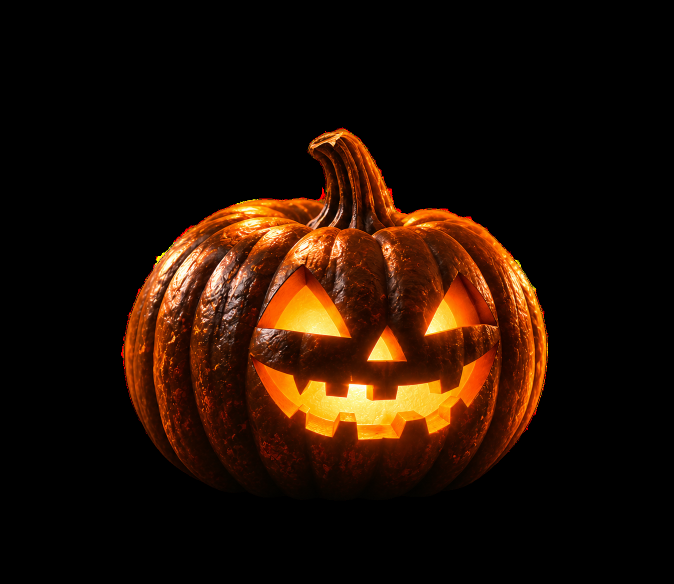
#> input picture home_screen_design/4.png, 1347 x 1168 px (shown at 1/2 size); the run also reads 1 picture not shown here
$ python build_3d_assets.py
#> lines starting #> are read from the running program, lines starting #| are printed output that depends on the picture
"""
Builds textures for the WebGL hero (src/sections/Hero/three) from the approved, transparent
artwork in home_screen_design/:

  4.png   pumpkin                                   -> pumpkin.webp
  3.png   main ghost with hat, lantern, star, moon  -> ghost.webp
  1.png   small ghost (used twice, one mirrored)    -> ghost-small.webp
  2.png   branches + leaf pile with a candle        -> foliage.webp, candle.webp, leaf-*.webp

For every character it also writes
  *-depth.png   inflation height map (distance from the silhouette edge) — gives the flat
                artwork real volume when the camera moves
  *-glow.png    emissive mask (carved face, lantern, moon, flame) — only these bloom
and manifest.json with sizes and the anchor points (UVs) the scene needs.

No pixels are redrawn. Run:  python tools/build_3d_assets.py
"""
import json
from pathlib import Path

import cv2
import numpy as np

ROOT = Path(__file__).resolve().parent.parent
SRC = ROOT / "home_screen_design"
OUT = ROOT / "src" / "assets" / "hero3d"

# ---- source geometry (pixels in the original PNGs) -----------------------------------------

PUMPKIN = {
    "file": "4.png",
    "glow_boxes": [(470, 530, 1010, 890)],
    "flame": (722, 815),           # the candle inside, seen through the mouth
    "body_x": (252, 1092),
}

GHOST = {
    "file": "3.png",
    "glow_boxes": [
        (250, 450, 465, 835),      # lantern
        (985, 225, 1125, 360),     # moon
        (290, 265, 410, 395),      # star
    ],
    "still": (240, 450, 475, 845),  # lantern: excluded from the fabric ripple
    "hem_x": (305, 1035),
    "hem_top_y": 800,
    "lantern": (360, 720),
}

SMALL_GHOST = {"file": "1.png"}

FOLIAGE = {"file": "2.png", "candle_box": (918, 556, 1048, 818)}
CANDLE = {
    "body": (924, 676, 1044, 816),
    "flame": (956, 556, 1020, 690),
    "flame_glow": (958, 556, 1018, 668),   # flame only — stops above the bright wax rim
}

LEAVES = {  # single leaves in 2.png
    "leaf-1": (515, 138, 618, 248),
    "leaf-2": (1092, 198, 1248, 358),
    "leaf-3": (22, 402, 178, 588),
    "leaf-4": (1282, 642, 1482, 828),
}


# ---- helpers ------------------------------------------------------------------------------

def load(name):
#> called with name = '4.png'
    im = cv2.imread(str(SRC / name), cv2.IMREAD_UNCHANGED)
#> im is the input picture: shape (1168, 1347, 4); mean B, G, R, A 3.9, 15.7, 34.5, 70.2
    return im[..., :3].astype(np.float32), im[..., 3].astype(np.float32) / 255


def save_rgba(path, bgr, alpha):
    rgba = np.dstack([np.clip(bgr, 0, 255).astype(np.uint8), np.clip(alpha * 255, 0, 255).astype(np.uint8)])
    cv2.imwrite(str(path), rgba, [cv2.IMWRITE_WEBP_QUALITY, 92])


def save_gray(path, m, size=None):
    m = np.clip(m * 255, 0, 255).astype(np.uint8)
    if size:
        m = cv2.resize(m, size, interpolation=cv2.INTER_AREA)
    cv2.imwrite(str(path), m)


def bbox(alpha, pad=6):
    ys, xs = np.nonzero(alpha > 0.02)
    h, w = alpha.shape
    return max(xs.min() - pad, 0), max(ys.min() - pad, 0), min(xs.max() + pad + 1, w), min(ys.max() + pad + 1, h)


def largest(m):
    n, labels, stats, _ = cv2.connectedComponentsWithStats(m)
    if n <= 1:
        return m
    return np.where(labels == 1 + np.argmax(stats[1:, cv2.CC_STAT_AREA]), 255, 0).astype(np.uint8)


def depth_map(alpha, power=0.55, smooth=0.035):
    d = cv2.distanceTransform((alpha > 0.5).astype(np.uint8), cv2.DIST_L2, 5)
    d = (d / max(d.max(), 1)) ** power
    return cv2.GaussianBlur(d, (0, 0), smooth * max(alpha.shape)) * (alpha > 0.02)


def glow_map(bgr, alpha, boxes, v0=0.78, s0=0.3):
#> called with v0 = 0.74, s0 = 0
    hsv = cv2.cvtColor(np.clip(bgr, 0, 255).astype(np.uint8), cv2.COLOR_BGR2HSV).astype(np.float32) / 255
    g = np.clip((hsv[..., 2] - v0) / 0.2, 0, 1) * np.clip((hsv[..., 1] - s0) / 0.25, 0, 1)
    region = np.zeros_like(g)
    for x0, y0, x1, y1 in boxes:
        region[y0:y1, x0:x1] = 1
    return cv2.GaussianBlur(g * cv2.GaussianBlur(region, (0, 0), 6) * alpha, (0, 0), 1.5)


def to_uv(pt, box):
    x0, y0, x1, y1 = box
    return [round(float(pt[0] - x0) / (x1 - x0), 4), round(1 - float(pt[1] - y0) / (y1 - y0), 4)]


def rect_uv(r, box):
    a, b = to_uv((r[0], r[3]), box), to_uv((r[2], r[1]), box)
    return [a[0], a[1], b[0], b[1]]  # minU, minV, maxU, maxV


def export(name, bgr, alpha, glow=None, depth=(0.55, 0.035), carve=0.0):
#> called with name = 'pumpkin', depth = (0.55, 0.035), carve = 0.25
    box = bbox(alpha)
#> box = (243, 254, 1100, 1008)
    x0, y0, x1, y1 = box
#> x0 = 243; y0 = 254; x1 = 1100; y1 = 1008
    c, a = bgr[y0:y1, x0:x1], alpha[y0:y1, x0:x1]
#> a: shape (754, 857) float32
    save_rgba(OUT / f"{name}.webp", c, a)
    w, h = x1 - x0, y1 - y0
#> w = 857; h = 754
    g = glow[y0:y1, x0:x1] if glow is not None else np.zeros_like(a)
#> g: shape (754, 857) float32
    d = depth_map(a, *depth)
    if carve:
        # carved openings are holes: push them back, with a soft wall around each cut
        hole = cv2.GaussianBlur(np.clip(g * 2.5, 0, 1), (0, 0), 0.008 * max(a.shape))
        d = np.clip(d - hole * carve, 0, 1)
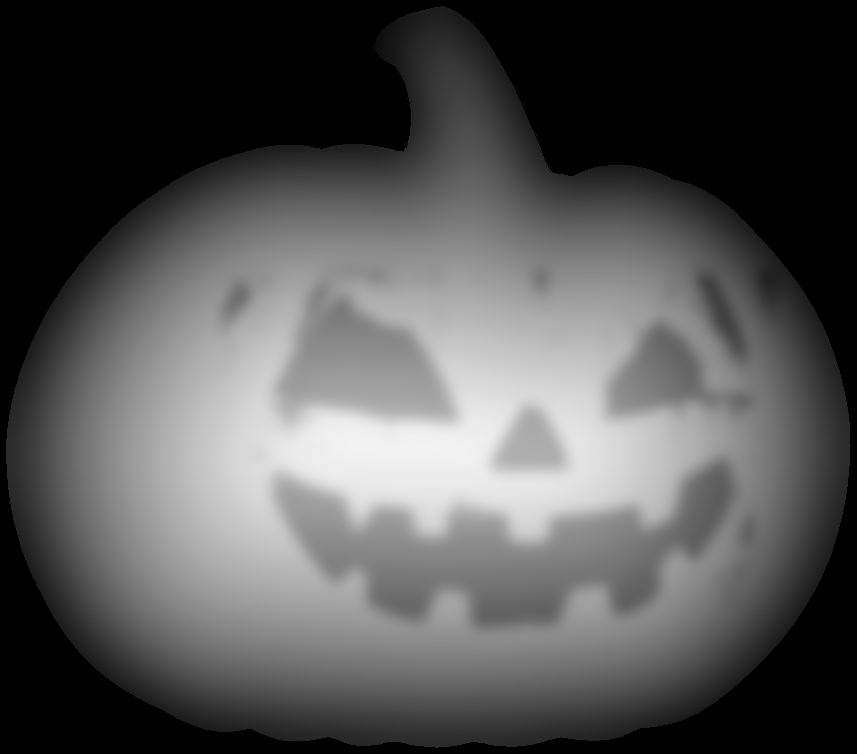
#> d: shape (754, 857) float32; min 0, max 0.95, mean 0.331
    save_gray(OUT / f"{name}-depth.png", d, (max(64, w // 3), max(64, h // 3)))
    save_gray(OUT / f"{name}-glow.png", g, (max(16, w // 2), max(16, h // 2)))
    print(f"{name}: {w}x{h}")
#| pumpkin: 857x754
    return box, [int(w), int(h)]


def smoke_texture(size=256, seed=7):
    """Soft noise puff used by the drifting floor smoke (drei <Clouds>)."""
    rng = np.random.default_rng(seed)
    noise = np.zeros((size, size), np.float32)
    for octave in range(5):
        n = 4 * 2 ** octave
        layer = cv2.resize(rng.random((n, n)).astype(np.float32), (size, size), interpolation=cv2.INTER_CUBIC)
        noise += layer / 2 ** octave
    noise = (noise - noise.min()) / (noise.max() - noise.min())
    yy, xx = np.mgrid[0:size, 0:size].astype(np.float32) / size - 0.5
    blob = np.clip(1 - np.sqrt(xx ** 2 + yy ** 2) / 0.5, 0, 1) ** 1.6
    a = np.clip(blob * (0.35 + 0.9 * noise) - 0.05, 0, 1)
    rgba = np.dstack([np.full((size, size, 3), 255, np.uint8), (a * 255).astype(np.uint8)])
    cv2.imwrite(str(OUT / "smoke.png"), rgba)


# ---- assets -------------------------------------------------------------------------------

def main():
    OUT.mkdir(parents=True, exist_ok=True)
    for old in OUT.glob("*"):
        old.unlink()
    m = {}

    bgr, a = load(PUMPKIN["file"])
    # low saturation floor: the near-white hotspot of the inner candle is light too
    box, size = export("pumpkin", bgr, a, glow_map(bgr, a, PUMPKIN["glow_boxes"], v0=0.74, s0=0.0), carve=0.25)
#> box = (243, 254, 1100, 1008); size = [857, 754]
    ys = np.nonzero(a.max(1) > 0.5)[0]
#> ys = 738 values from 262 to 999
    bx0, bx1 = PUMPKIN["body_x"]
    m["pumpkin"] = {
        "size": size,
        "bodyWidth": bx1 - bx0,
        "base": to_uv(((bx0 + bx1) / 2, ys.max()), box),
        "flame": to_uv(PUMPKIN["flame"], box),
    }
#> in to_uv, `x0, y0, x1, y1 = box`: x0 = 243; y0 = 254; x1 = 1100; y1 = 1008

    bgr, a = load(GHOST["file"])
#> call 2 of load, with name = '3.png'
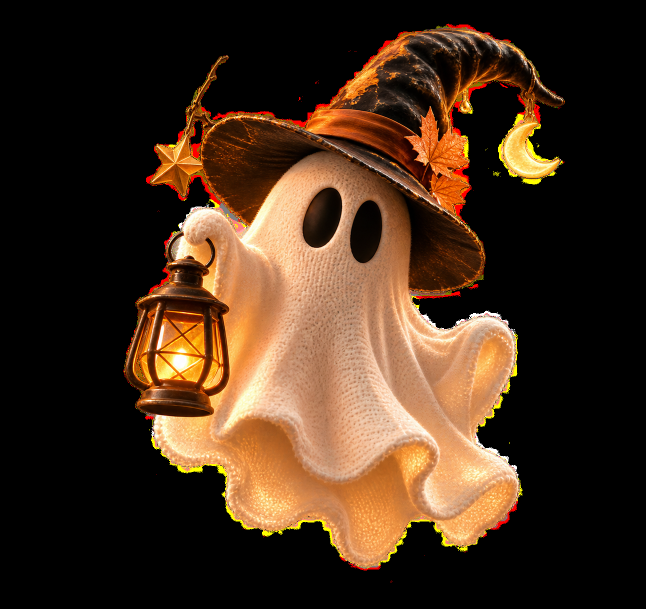
#> input picture home_screen_design/3.png, 1292 x 1217 px (shown at 1/2 size)
#> in load, im is the input picture: shape (1217, 1292, 4); mean B, G, R, A 27.6, 45.9, 68.5, 90.2
#> bgr: shape (1217, 1292, 3) float32
#> a: shape (1217, 1292) float32
    box, size = export("ghost", bgr, a, glow_map(bgr, a, GHOST["glow_boxes"], v0=0.7))
#> call 2 of export, with name = 'ghost', depth = (0.55, 0.035), carve = 0
#> in export (call 2), `box = bbox(alpha)`: box = (242, 50, 1134, 1139)
#> in export (call 2), `x0, y0, x1, y1 = box`: x0 = 242; y0 = 50; x1 = 1134; y1 = 1139
#> in export (call 2), `c, a = bgr[y0:y1, x0:x1], alpha[y0:y1, x0:x1]`:
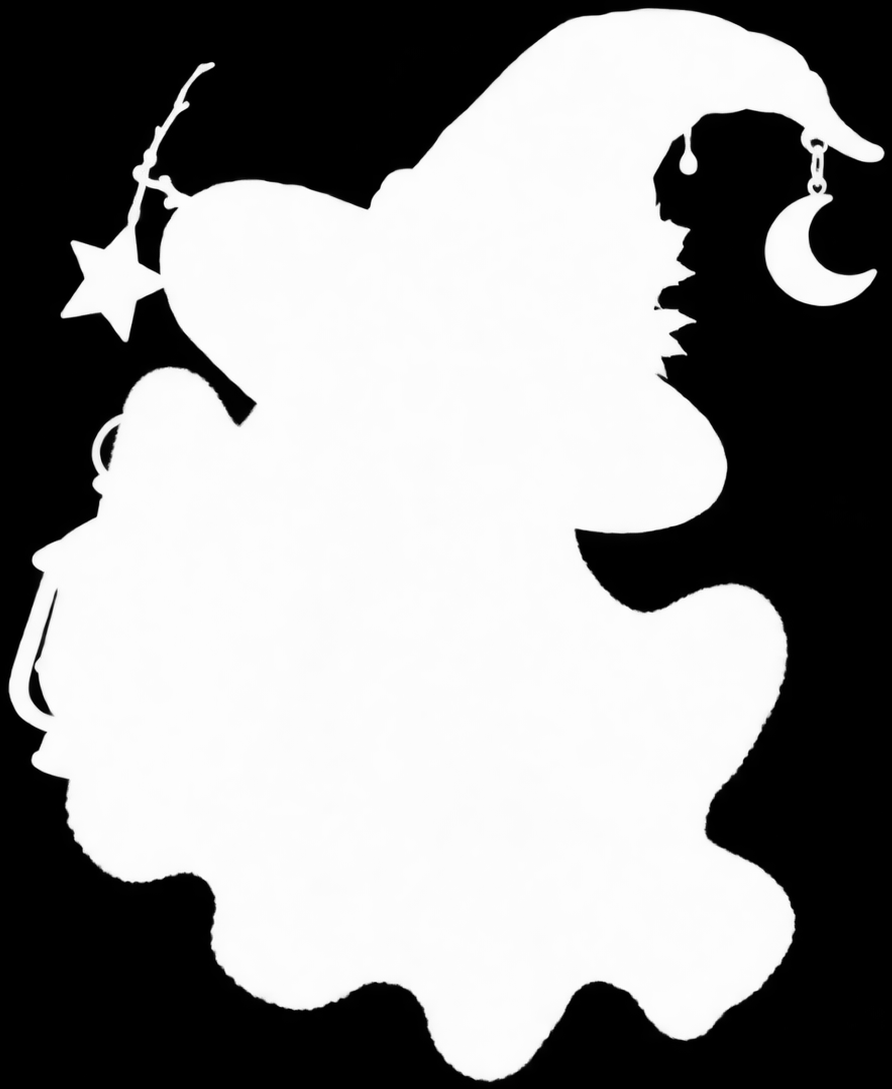
#> a: shape (1089, 892) float32; min 0, max 1, mean 0.573
#> in export (call 2), `w, h = x1 - x0, y1 - y0`: w = 892; h = 1089
#> call 2 of depth_map, with power = 0.55, smooth = 0.035
#> in depth_map (call 2), `return cv2.GaussianBlur(d, (0, 0), smooth * max(alpha.shape)) * (alpha..`:
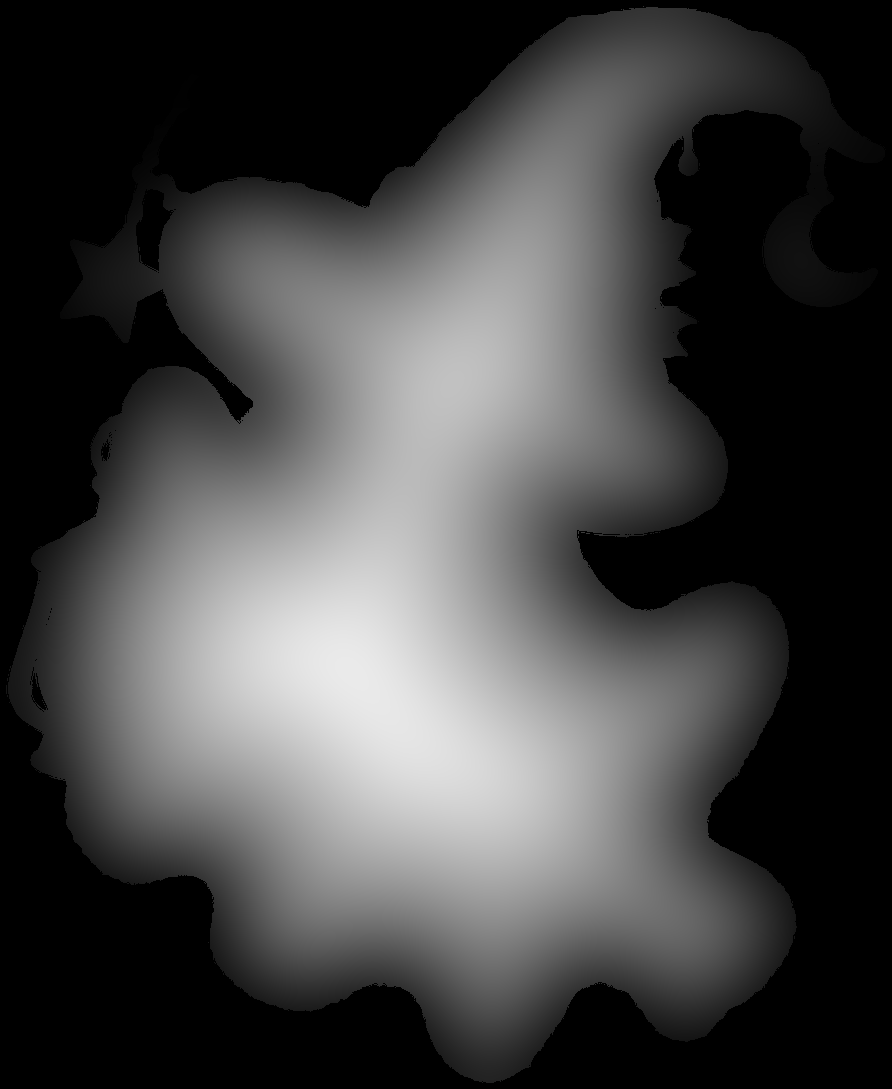
#> returned value: shape (1089, 892) float32; min 0, max 0.92, mean 0.267
#| ghost: 892x1089
#> box = (242, 50, 1134, 1139); size = [892, 1089]
    hx0, hx1 = GHOST["hem_x"]
    ys = np.nonzero(a.max(1) > 0.5)[0]
#> ys = 1074 values from 58 to 1131
    m["ghost"] = {
        "size": size,
        "hemWidth": hx1 - hx0,
        "hemTop": to_uv((0, GHOST["hem_top_y"]), box)[1],
        "hemBottom": to_uv((0, ys.max()), box)[1],
        "hemCenter": to_uv(((hx0 + hx1) / 2, 0), box)[0],
        "still": rect_uv(GHOST["still"], box),
        "lantern": to_uv(GHOST["lantern"], box),
    }
#> in rect_uv, `a, b = to_uv((r[0], r[3]), box), to_uv((r[2], r[1]), box)`: a = [-0.0022, 0.27]; b = [0.261, 0.633]

    bgr, a = load(SMALL_GHOST["file"])
#> call 3 of load, with name = '1.png'
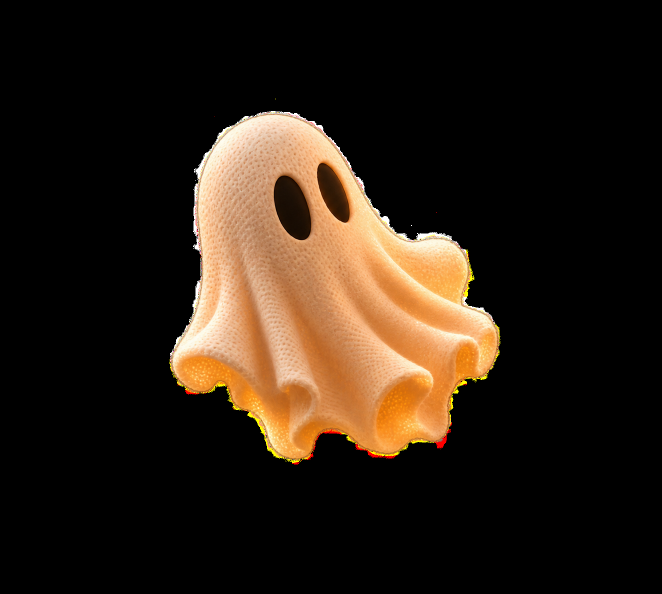
#> input picture home_screen_design/1.png, 1324 x 1188 px (shown at 1/2 size)
#> in load, im is the input picture: shape (1188, 1324, 4); mean B, G, R, A 19.5, 30.4, 42.3, 45.6
#> bgr: shape (1188, 1324, 3) float32
#> a: shape (1188, 1324) float32
    box, size = export("ghost-small", bgr, a, depth=(0.6, 0.05))
#> call 3 of export, with name = 'ghost-small', depth = (0.6, 0.05), carve = 0
#> in export (call 3), `box = bbox(alpha)`: box = (336, 220, 1004, 925)
#> in export (call 3), `x0, y0, x1, y1 = box`: x0 = 336; y0 = 220; x1 = 1004; y1 = 925
#> in export (call 3), `c, a = bgr[y0:y1, x0:x1], alpha[y0:y1, x0:x1]`:
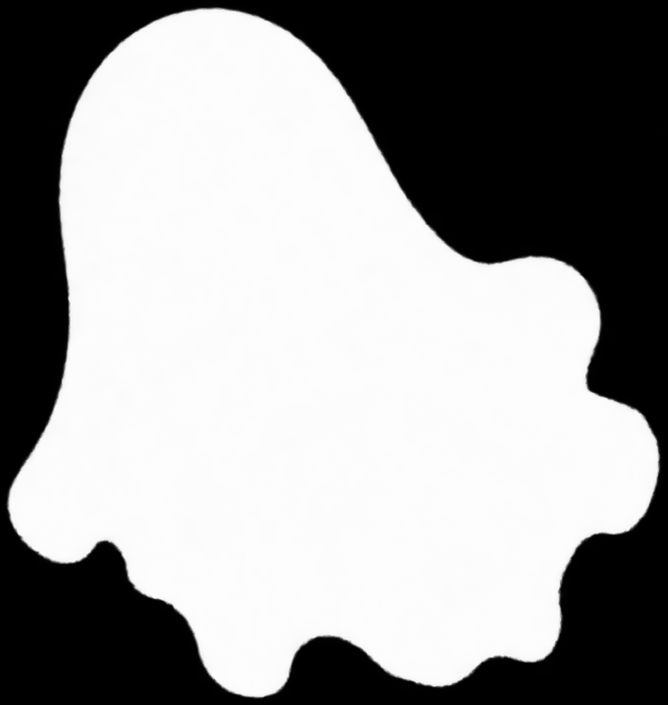
#> a: shape (705, 668) float32; min 0, max 1, mean 0.597
#> in export (call 3), `w, h = x1 - x0, y1 - y0`: w = 668; h = 705
#> in export (call 3), `g = glow[y0:y1, x0:x1] if glow is not None else np.zeros_like(a)`: g: shape (705, 668) float32; every value is 0
#> call 3 of depth_map, with power = 0.6, smooth = 0.05
#> in depth_map (call 3), `return cv2.GaussianBlur(d, (0, 0), smooth * max(alpha.shape)) * (alpha..`:
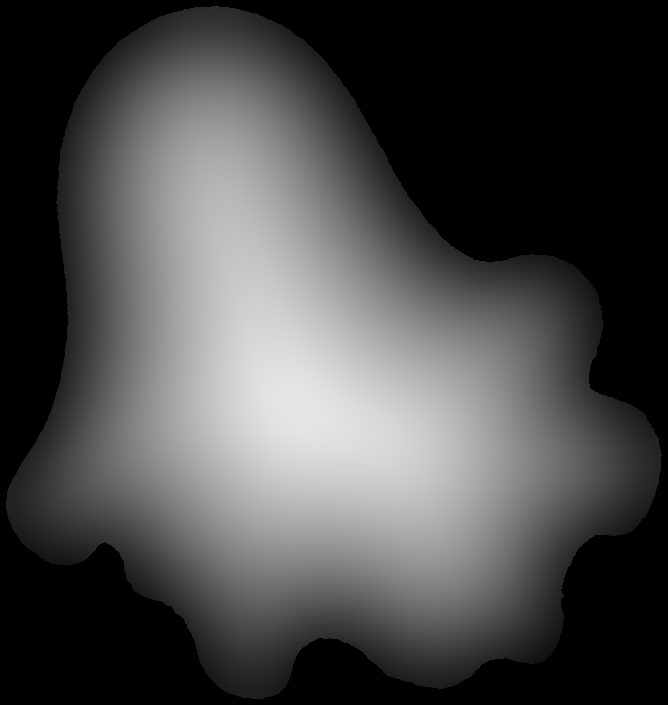
#> returned value: shape (705, 668) float32; min 0, max 0.906, mean 0.288
#| ghost-small: 668x705
#> box = (336, 220, 1004, 925); size = [668, 705]
    m["ghost-small"] = {"size": size}

    # foliage: branches + leaf pile (its candle ends up hidden behind the pumpkin)
    bgr, a = load(FOLIAGE["file"])
    box, size = export("foliage", bgr, a, depth=(0.5, 0.02))
#| foliage: 1505x951
#> box = (22, 25, 1527, 976); size = [1505, 951]
    ys = np.nonzero(a.max(1) > 0.5)[0]
#> ys = 935 values from 32 to 966
    m["foliage"] = {"size": size, "base": to_uv((0, ys.max()), box)[1]}

    # candle: the wax body + flame cut from the arrangement, base fading into the leaves
    cx0, cy0, cx1, cy1 = FOLIAGE["candle_box"]
    keep = np.zeros_like(a)
    for r in (CANDLE["body"], CANDLE["flame"]):
        keep[r[1]:r[3], r[0]:r[2]] = 1
    hsv = cv2.cvtColor(np.clip(bgr, 0, 255).astype(np.uint8), cv2.COLOR_BGR2HSV).astype(np.float32) / 255
    wax = (hsv[..., 2] > 0.45).astype(np.float32)
    ca = a * keep * wax
    ca = largest((ca > 0.4).astype(np.uint8) * 255).astype(np.float32) / 255 * ca
#> in largest, `n, labels, stats, _ = cv2.connectedComponentsWithStats(m)`: n = 4; stats = [[0, 0, 1535, 1024, 1554095], [924, 586, 120, 230, 17687], [1039, 771, 5, 8, 12], [993, 810, 25, 6, 46]]
    yy = np.arange(a.shape[0], dtype=np.float32)[:, None]
#> yy = 1024 values from 0 to 1023
    ca *= np.clip((CANDLE["body"][3] - yy) / 14, 0, 1)
    ca = cv2.GaussianBlur(ca, (0, 0), 0.7)
    fx0, fy0, fx1, fy1 = CANDLE["flame_glow"]
    flame = np.zeros_like(a)
    flame[fy0:fy1, fx0:fx1] = np.clip((hsv[fy0:fy1, fx0:fx1, 2] - 0.7) / 0.2, 0, 1)
    flame *= ca
    sub = (slice(cy0, cy1), slice(cx0, cx1))
    box, size = export("candle", bgr[sub], ca[sub], cv2.GaussianBlur(flame, (0, 0), 1.2)[sub], depth=(0.5, 0.05))
#| candle: 130x239
#> box = (0, 23, 130, 262); size = [130, 239]
    fy, fx = np.nonzero(flame[sub] > 0.5)
#> fy = 2857 values from 31 to 111; fx = 2857 values, max 97 at index 732, min 50 at index 1881, mean 75.68
    m["candle"] = {"size": size, "flame": to_uv((fx.mean() + 0.0, fy.mean() + 0.0), box) if len(fx) else [0.5, 0.85]}

    for name, (x0, y0, x1, y1) in LEAVES.items():
        la = a[y0:y1, x0:x1]
        keep_leaf = largest((la > 0.5).astype(np.uint8) * 255)
        la = la * (cv2.dilate(keep_leaf, np.ones((3, 3), np.uint8)) > 0)
        _, size = export(name, bgr[y0:y1, x0:x1], la, depth=(0.5, 0.05))
        m[name] = {"size": size}
#> this loop made 4 passes
#> (n in largest, stats in largest) on passes 1, 2, 4: (2, [[0, 0, 103, 110, 6408], [0, 6, 98, 104, 4922]]), (2, [[0, 0, 156, 160, 14314], [2, 2, 154, 158, 10646]]), (2, [[0, 0, 200, 186, 19972], [0, 0, 200, 186, 17228]])
#> (n in largest, box in export) on pass 3: (3, (1, 0, 156, 186))
#| leaf-1: 103x110
#| leaf-2: 156x160
#| leaf-3: 155x186
#| leaf-4: 200x186
#> after the loop, m = 9 items

    smoke_texture()
    (OUT / "manifest.json").write_text(json.dumps(m, indent=2))
    print("wrote manifest.json")


if __name__ == "__main__":
    main()
